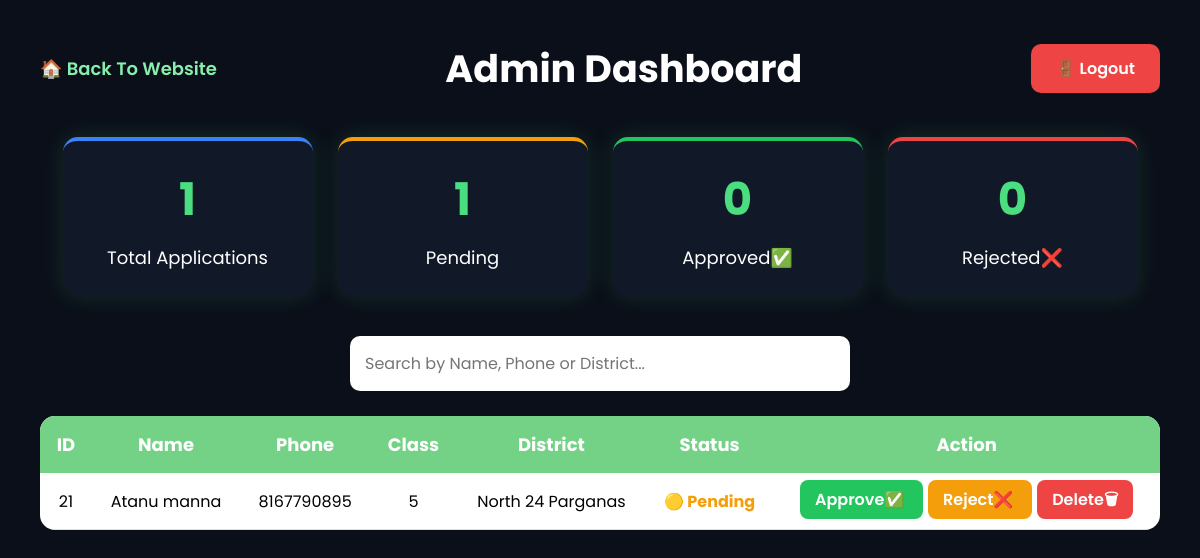
The page /admin (signed in) on the database as committed earlier.
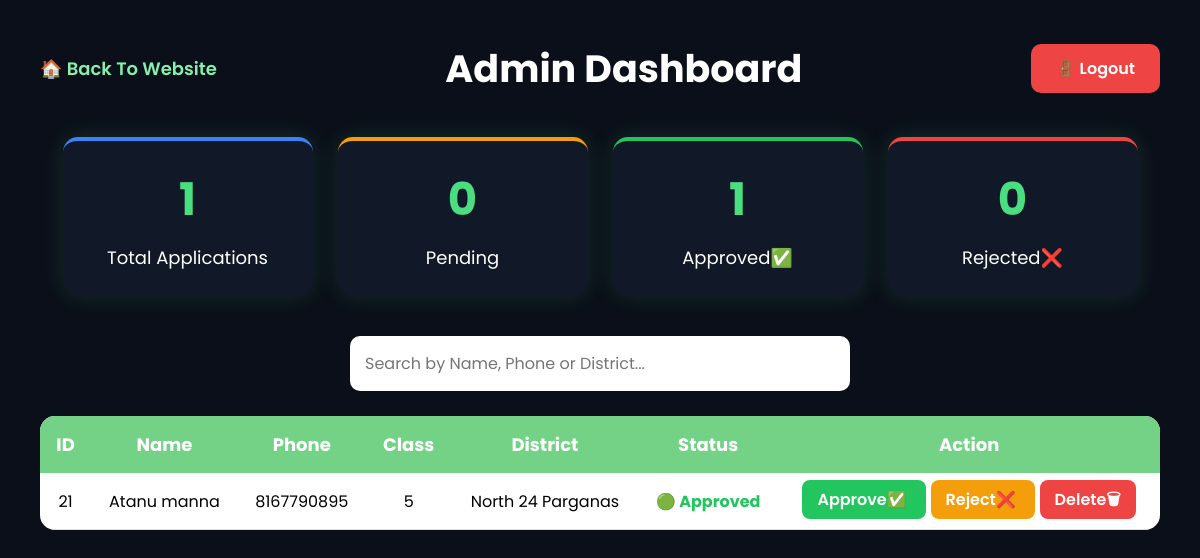
The same page on the database as committed later.
### tables this page shows
CREATE TABLE students(
    id INTEGER PRIMARY KEY AUTOINCREMENT,
    name TEXT,
    phone TEXT,
    student_class TEXT,
    district TEXT
, status TEXT DEFAULT 'Pending');

### app.py (the view)
@app.route("/admin")
def admin():
    if "admin" not in session:
        return redirect("/login")
    conn = sqlite3.connect("admissions.db")
    cursor = conn.cursor()
    cursor.execute("SELECT * FROM students")
    students = cursor.fetchall()
    cursor.execute("SELECT COUNT(*) FROM students")
    total_students = cursor.fetchone()[0]
    cursor.execute("SELECT COUNT(*) FROM students WHERE status='Pending'")
    pending_students = cursor.fetchone()[0]
    cursor.execute("SELECT COUNT(*) FROM students WHERE status='Approved'")
    approved_students = cursor.fetchone()[0]
    cursor.execute("SELECT COUNT(*) FROM students WHERE status='Rejected'")
    rejected_students = cursor.fetchone()[0]
    conn.close()
    return render_template(
        "admin.html",
        students=students,
        total_students=total_students,
        pending_students=pending_students,
        approved_students=approved_students,
        rejected_students=rejected_students
    )

### templates/admin.html (shortened to what this page needs)
<!DOCTYPE html>
<html lang="en">
<head>
</head>
<body>
    <div class="admin-header">
    <a href="/" class="home-link">
        🏠 Back To Website
    </a>
    <h1>Admin Dashboard</h1>
    <a href="/logout" class="logout-btn">
        🚪 Logout
    </a>
</div>
<div class="dashboard-cards">
    <div class="card">
        <h2>{{ total_students }}</h2>
        <p>Total Applications</p>
    </div>
    <div class="card">
        <h2>{{ pending_students }}</h2>
        <p>Pending</p>
    </div>
    <div class="card">
        <h2>{{ approved_students }}</h2>
        <p>Approved✅</p>
    </div>
    <div class="card">
        <h2>{{ rejected_students }}</h2>
        <p>Rejected❌</p>
    </div>
</div>
    <input
    type="text"
    id="searchInput"
    placeholder="Search by Name, Phone or District..."
    class="search-box">
    <table id="studentTable">
        <tr>
            <th>ID</th>
            <th>Name</th>
            <th>Phone</th>
            <th>Class</th>
            <th>District</th>
            <th>Status</th>
            <th>Action</th>
        </tr>
        {% for student in students %}
        <tr>
            <td>{{ student[0] }}</td>
            <td>{{ student[1] }}</td>
            <td>{{ student[2] }}</td>
            <td>{{ student[3] }}</td>
            <td>{{ student[4] }}</td>
            <td>
{% if student[5] == "Approved" %}
    <span style="color:#22c55e;font-weight:bold;">
        🟢 Approved
    </span>
{% elif student[5] == "Rejected" %}
    <span style="color:#ef4444;font-weight:bold;">
        🔴 Rejected
    </span>
{% else %}
    <span style="color:#f59e0b;font-weight:bold;">
        🟡 Pending
    </span>
{% endif %}
</td>
            <td>
                <a href="/approve/{{ student[0] }}"
                class="approve-btn">
                Approve✅
                </a>
                <a href="/reject/{{ student[0] }}"
                class="reject-btn">
                Reject❌
                </a>
                <a href="/delete/{{ student[0] }}"
class="delete-btn"
onclick="return confirm('Are you sure you want to delete this application?')">
    Delete🗑
</a>
            </td>
        </tr>
        {% endfor %}
    </table>
</body>
</html>

### templates/admin.html (style rules this page uses)
* { margin:0; padding:0; box-sizing:border-box; font-family:'Poppins',sans-serif; }
body { background:#0b0f19; color:white; padding:40px; }
h1 { text-align:center; margin-bottom:30px; }
.dashboard-cards { display:flex; justify-content:center; gap:25px; margin-bottom:40px; flex-wrap:wrap; }
.card:nth-child(1) { border-top:4px solid #3b82f6; }
.card:nth-child(2) { border-top:4px solid #f59e0b; }
.card:nth-child(3) { border-top:4px solid #22c55e; }
.card:nth-child(4) { border-top:4px solid #ef4444; }
.card { background:#111827; padding:25px; width:250px; border-radius:15px; text-align:center; box-shadow:0 0 25px rgba(74,222,128,.15); }
.card h2 { color:#4ade80; font-size:45px; margin-bottom:10px; }
.card p { color:white; font-size:18px; }
.search-box { width:100%; max-width:500px; padding:15px; margin:0 auto 25px auto; display:block; border:none; border-radius:10px; font-size:16px; }
table { width:100%; border-collapse:collapse; background:white; color:black; border-radius:15px; overflow:hidden; }
th { background:#74d286; color:white; padding:15px; font-size:18px; }
td { padding:14px; text-align:center; border-bottom:1px solid #ddd; }
.approve-btn { background:#22c55e; color:white; padding:8px 15px; border-radius:8px; text-decoration:none; margin-right:5px; font-weight:600; }
.reject-btn { background:#f59e0b; color:white; padding:8px 15px; border-radius:8px; text-decoration:none; margin-right:5px; font-weight:600; }
.delete-btn { background:#ef4444; color:white; padding:8px 15px; border-radius:8px; text-decoration:none; font-weight:600; }
.admin-header { display:flex; justify-content:space-between; align-items:center; margin-bottom:40px; }
.admin-header h1 { margin:0; color:white; font-size:38px; }
.home-link { color:#86efac; text-decoration:none; font-weight:600; font-size:18px; }
.logout-btn { background:#ef4444; color:white; text-decoration:none; padding:12px 25px; border-radius:10px; font-weight:600; }

Rows that differ between the two databases and show on the page:
changed students "Atanu manna": status "🟡 Pending" → "🟢 Approved"
Other text that changed with them:
{{ pending_students }}: "1" → "0"
{{ approved_students }}: "0" → "1"
